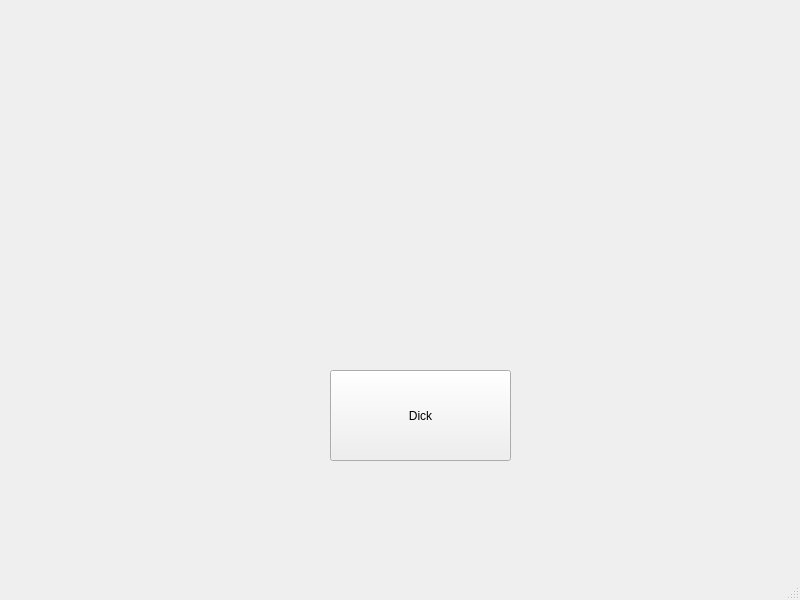
<?xml version="1.0" encoding="UTF-8"?>
<ui version="4.0">
 <class>MainWindow</class>
 <widget class="QMainWindow" name="MainWindow">
  <property name="geometry">
   <rect>
    <x>0</x>
    <y>0</y>
    <width>800</width>
    <height>600</height>
   </rect>
  </property>
  <property name="windowTitle">
   <string>MainWindow</string>
  </property>
  <widget class="QWidget" name="centralwidget">
   <widget class="QPushButton" name="pushButton">
    <property name="geometry">
     <rect>
      <x>330</x>
      <y>370</y>
      <width>181</width>
      <height>91</height>
     </rect>
    </property>
    <property name="text">
     <string>Dick</string>
    </property>
   </widget>
  </widget>
  <widget class="QMenuBar" name="menubar">
   <property name="geometry">
    <rect>
     <x>0</x>
     <y>0</y>
     <width>800</width>
     <height>25</height>
    </rect>
   </property>
  </widget>
  <widget class="QStatusBar" name="statusbar"/>
 </widget>
 <resources/>
 <connections/>
</ui>
